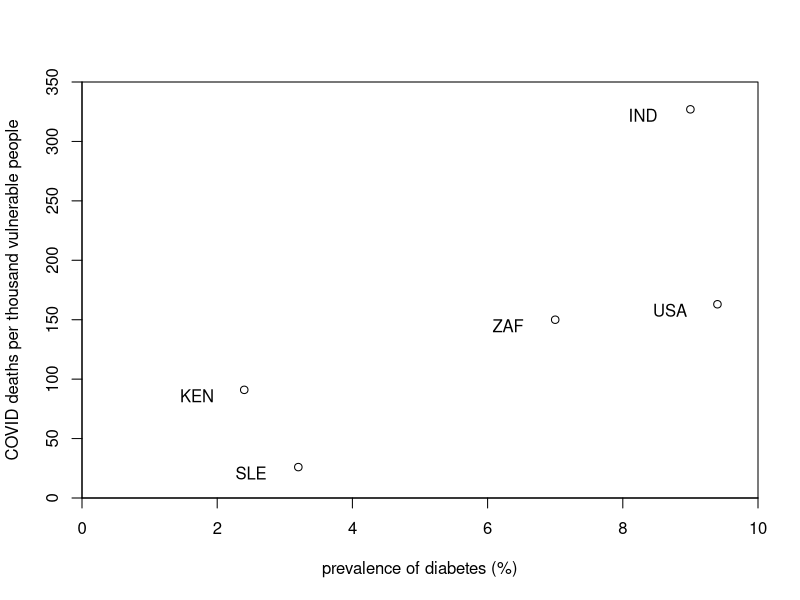

Write R code to recreate this figure.


df <- read.table('international_comparison.txt',header = TRUE)

x <- df$diabetes
y <- df$rate


# pdf(file="international_comparison.pdf",width=4,height=4)
png(file="international_comparison.png",width=400,height=400)


plot(x,y,xlab="prevalence of diabetes (%)",ylab="COVID deaths per thousand vulnerable people", 
       xlim = c(0, 10), ylim=c(0,350),xaxs = "i", yaxs = "i")
text(x-0.7, y-5, labels=df$country) # units for x and y offsets are the units of that axis

dev.off()

